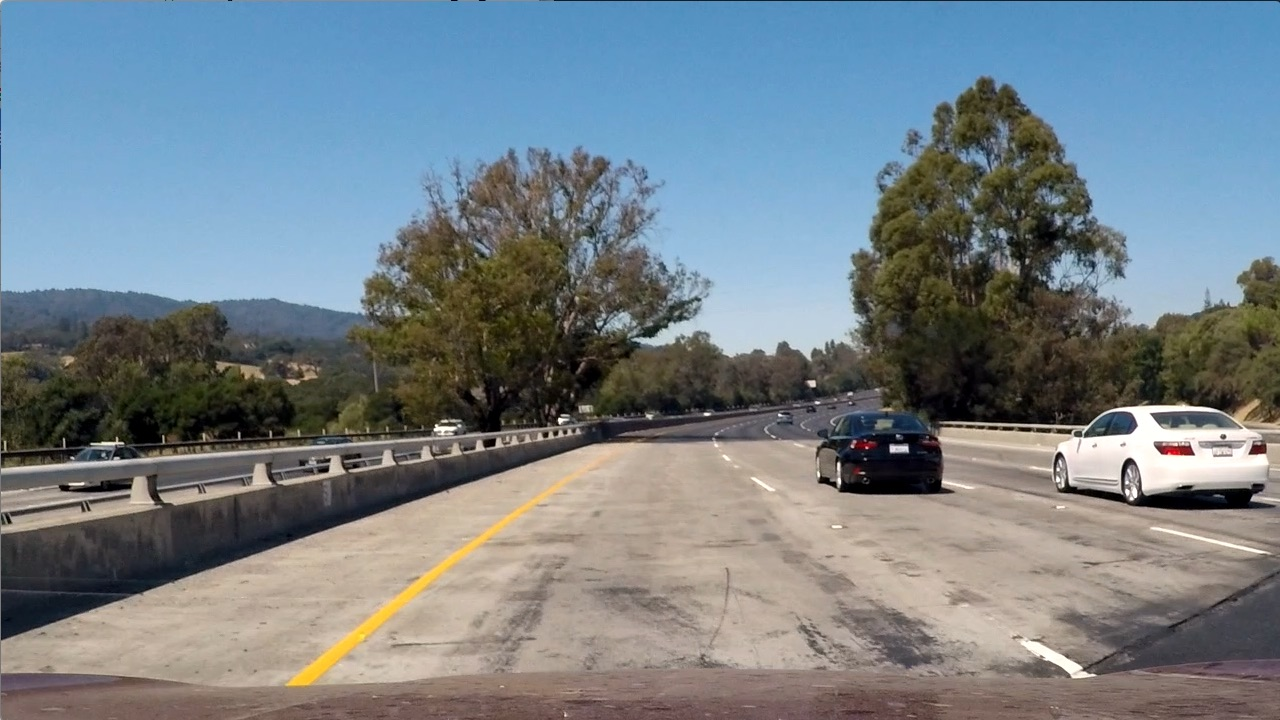
#> input picture test_images/test1.jpg, 1280 x 720 px, found by its file name
$ jupyter execute --allow-errors p2.ipynb   (shell and % lines are left out)   (Python 2 division)   (older library calls are emulated)
#> lines starting #> are read from the running program, lines starting #| are printed output that depends on the picture; after the words box and inside, x2 and y2 are one past the last pixel; in counts of white or black regions, pixels touching at a corner belong together
## Advanced Lane Finding Project
The goals / steps of this project are the following:

* Compute the camera calibration matrix and distortion coefficients given a set of chessboard images.
* Apply a distortion correction to raw images.
* Use color transforms, gradients, etc., to create a thresholded binary image.
* Apply a perspective transform to rectify binary image ("birds-eye view").
* Detect lane pixels and fit to find the lane boundary.
* Determine the curvature of the lane and vehicle position with respect to center.
* Warp the detected lane boundaries back onto the original image.
* Output visual display of the lane boundaries and numerical estimation of lane curvature and vehicle position.

## theory of pipeline
The pipeline is included by multiple functions,
they are camera calibration, etc...

The code for this step is contained in the fourth the cell of the IPython notebook located in "p2.ipynb"

[cell 1]
#import necessary package
import numpy as np
import cv2
import pickle
import matplotlib.pyplot as plt
import matplotlib.image as mpimg

# Import everything needed to edit/save/watch video clips
from moviepy.editor import VideoFileClip
from IPython.display import HTML

np.set_printoptions(threshold=10000)

## Camera Calibration

### 1. Briefly state how you computed the camera matrix and distortion coefficients. Provide an example of a distortion corrected calibration image.

First of all I created the funciton to detect the calibration image can be detected by cv2.findChessboardCorners()

[cell 2]
#checking if the image is detectedable
def check_detectable(img,nx,ny):
    img_gray = cv2.cvtColor(img,cv2.COLOR_BGR2GRAY)
    ret, corners = cv2.findChessboardCorners(img, (nx,ny), None)
    print ret

[cell 3]
img = plt.imread(r'C:\Users\caoxi\Desktop\XC Autopilot\CarND-Advanced-Lane-Lines-master\test_images\test1.jpg')
#> img is the input picture: shape (720, 1280, 3); mean R, G, B 117.5, 128.7, 135.5
chesseboard = plt.imread(r'C:\Users\caoxi\Desktop\XC Autopilot\CarND-Advanced-Lane-Lines-master\camera_cal\calibration3.jpg')
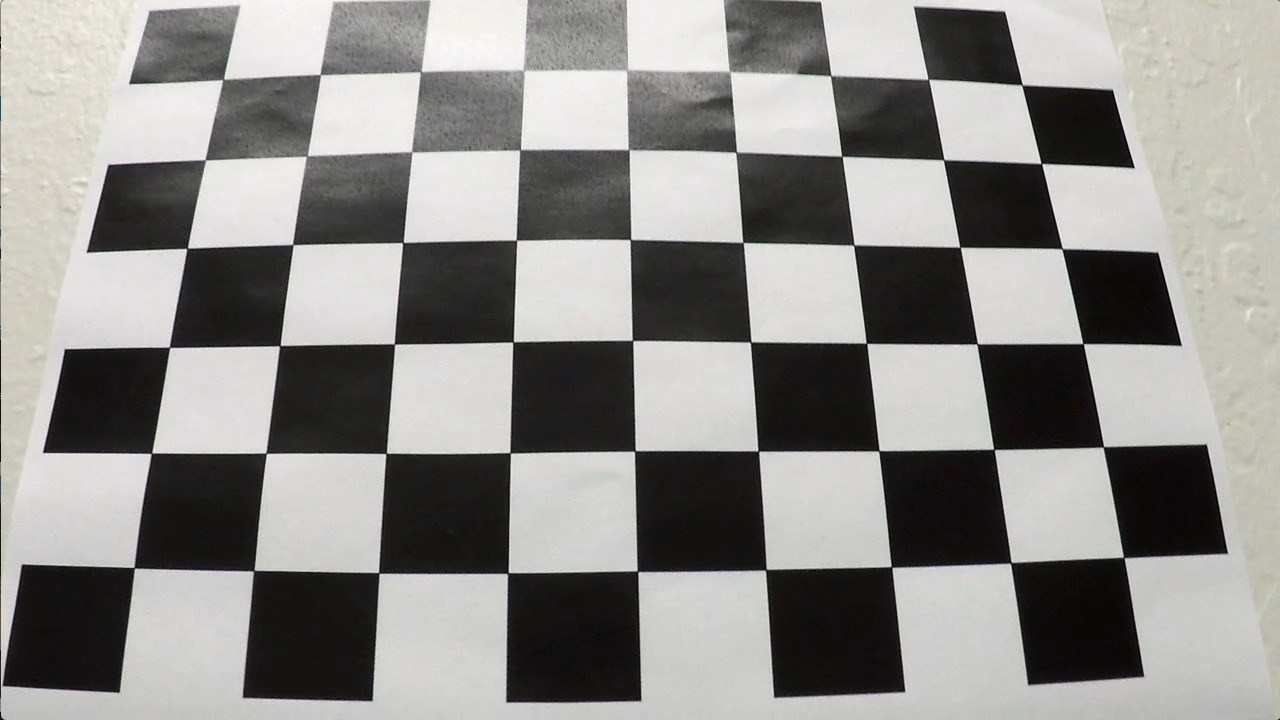
#> input picture camera_cal/calibration3.jpg, 1280 x 720 px, found by its file name
#> chesseboard is the input picture: shape (720, 1280, 3); mean R, G, B 141.8, 141, 138.1
plt.imshow(chesseboard)
#> (this line was passed over: IPython is not available in this run)
objpoints = [] # 3D points in real life
imgpoints = [] # 2D points in image

#checking if the image is detectedable
check_detectable(img,9,6)
#> in check_detectable, `img_gray = cv2.cvtColor(img,cv2.COLOR_BGR2GRAY)`:
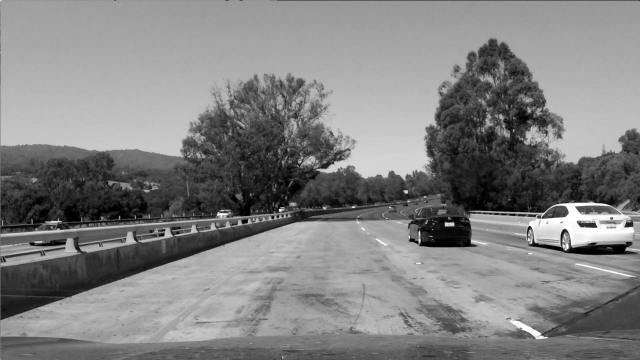
#> img_gray: shape (720, 1280) (shown at 1/2 size); min 0, max 255, mean 129.5
#> in check_detectable, `ret, corners = cv2.findChessboardCorners(img, (nx,ny), None)`: ret = False; corners = None
#| False
check_detectable(chesseboard,9,6)
#> in check_detectable (call 2), `ret, corners = cv2.findChessboardCorners(img, (nx,ny), None)`: ret = True; corners = 54 rows, first 8: [224.4, 78.44], [319.5, 74.21], [421.5, 70.84], [524.5, 70.78], [625.9, 70.82], [729.5, 71.5], [830.6, 75.94], [927.9, 78.63]
#| True

Then, the images after detection will be started by copy the original image as 'undist', and I convert the image format into gray format, then I use the _cv2.findChessboardCorners_ to confirm the chessboard corners coordination (x, y, z) which are imgae points. then I define the object points (x,y,z) which are the order of chessboard corners order, e.g. (0, 0, 0), (1, 0, 0) until (8, 5, 0) and here we just assume the z equals zero during the whole conversion.

once we get the image points on imput pictures and object points, by using _cv2.calibrateCamera_ function we can get the distortion parameters, mtx, dist, rvecs, tvecs, then using _cv2.undistort_ can get the undistorted picture.

finally we can use these parameters to calibrate the road images.

[cell 4]
#没用上，project提供的照片不需要undistort
# using on camera calibration, undistort image and unwarp intersted area of image
# returns the undistorted/unwarped image

#Formatting
#img should be read my plt.imread, make sure it's BGR format
#objpoints & imgpoints are empty list

#unwarp chessboardcorners的一个方程，在实际应用中直接选取road的四个点来unwarp，这个是用来矫正camera的
def corners_unwarp(img, nx, ny, mtx, dist):
    # Use the OpenCV undistort() function to remove distortion
    undist = cv2.undistort(img, mtx, dist, None, mtx)
    # Convert undistorted image to grayscale
    gray = cv2.cvtColor(undist, cv2.COLOR_BGR2GRAY)
    # Search for corners in the grayscaled image
    ret, corners = cv2.findChessboardCorners(gray, (nx, ny), None)

    if ret == True:
        # If we found corners, draw them! (just for fun)
        cv2.drawChessboardCorners(undist, (nx, ny), corners, ret)
        # Choose offset from image corners to plot detected corners
        # This should be chosen to present the result at the proper aspect ratio
        # My choice of 100 pixels is not exact, but close enough for our purpose here
        offset = 100 # offset for dst points
        # Grab the image shape
        img_size = (gray.shape[1], gray.shape[0])

        # For source points I'm grabbing the outer four detected corners
        src = np.float32([corners[0], corners[nx-1], corners[-1], corners[-nx]])
        # For destination points, I'm arbitrarily choosing some points to be
        # a nice fit for displaying our warped result
        # again, not exact, but close enough for our purposes
        dst = np.float32([[offset, offset], [img_size[0]-offset, offset],
                                     [img_size[0]-offset, img_size[1]-offset],
                                     [offset, img_size[1]-offset]])
        # Given src and dst points, calculate the perspective transform matrix
        M = cv2.getPerspectiveTransform(src, dst)
        perspective_img = cv2.warpPerspective(undist, M, img_size)
        return perspective_img, M

    else:
        print('cant find distorted image points')

    # Return the resulting image and matrix


def cal_undistort_unwarped(img, objpoints, imgpoints, nx=9, ny=6):
    # Use cv2.calibrateCamera() and cv2.undistort()
#> called with nx = 9, ny = 6
    undist = np.copy(img)  # Delete this line
    undist_gray = cv2.cvtColor(undist,cv2.COLOR_BGR2GRAY)

    #define image object points
    objp = np.zeros((nx*ny,3),np.float32)
    objp[:,:2] = np.mgrid[0:nx,0:ny].T.reshape(-1,2)
    ret, corners = cv2.findChessboardCorners(undist_gray, (nx,ny), None)
#> ret = True

    #if function detects the chessboard points, append two set of points into the original set
    if ret == True:
        objpoints.append(objp)
        imgpoints.append(corners)

    else:
        print('cant find image corners')

    cv2.drawChessboardCorners(undist, (nx,ny), corners, ret)
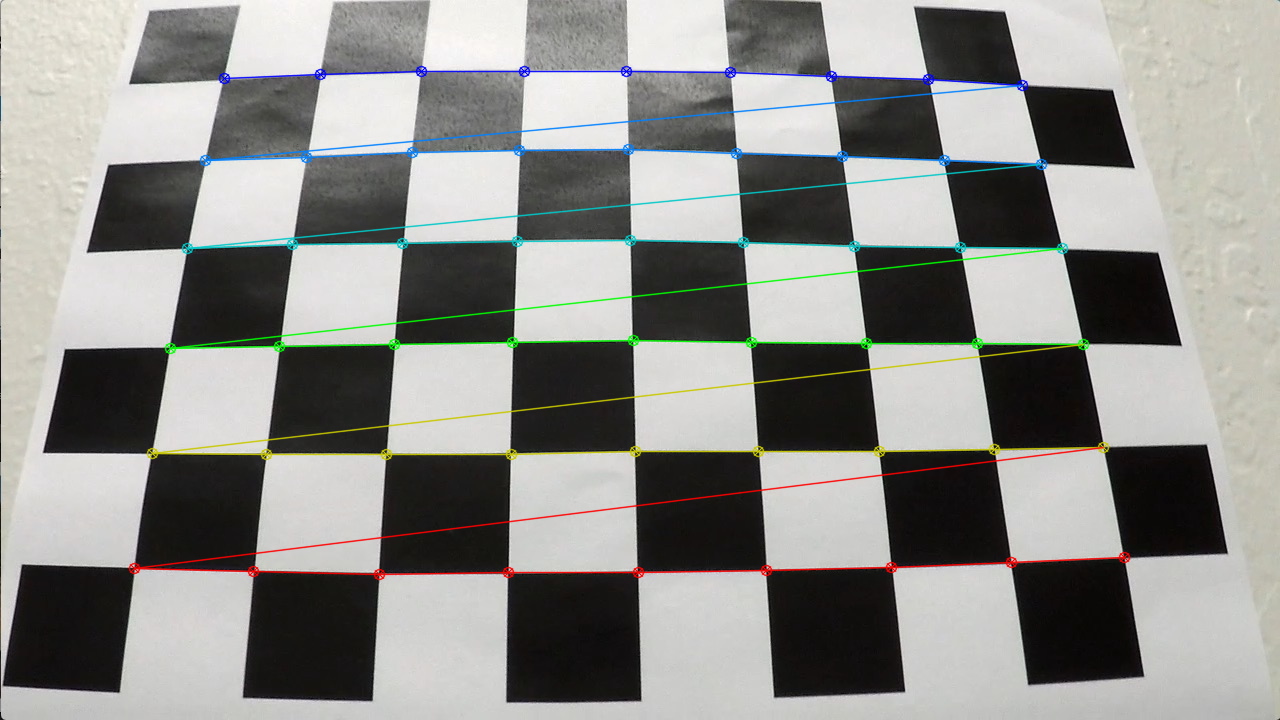
#> undist: shape (720, 1280, 3); 3.66% of pixels changed, all inside (x1, y1, x2, y2) = (128, 65, 1131, 581)

    ret, mtx, dist, rvecs, tvecs = cv2.calibrateCamera(objpoints, imgpoints, undist_gray.shape[::-1], None, None)
#> ret = 1.14; mtx = [[1390.4, 0, 697.8], [0, 1404, 329], [0, 0, 1]]; dist = [[-0.334, -0.442, 0.0223, -0.00319, 1.69]]; rvecs = ([-0.525, -0.0903, -0.023],); tvecs = ([-4.67, -2.49, 12.78],)
    undistorted = cv2.undistort(undist, mtx, dist, None, mtx)

    #using corners_unwarp to transform the image

    warped,M = corners_unwarp(img, nx, ny, mtx, dist)
#> in corners_unwarp, `undist = cv2.undistort(img, mtx, dist, None, mtx)`:
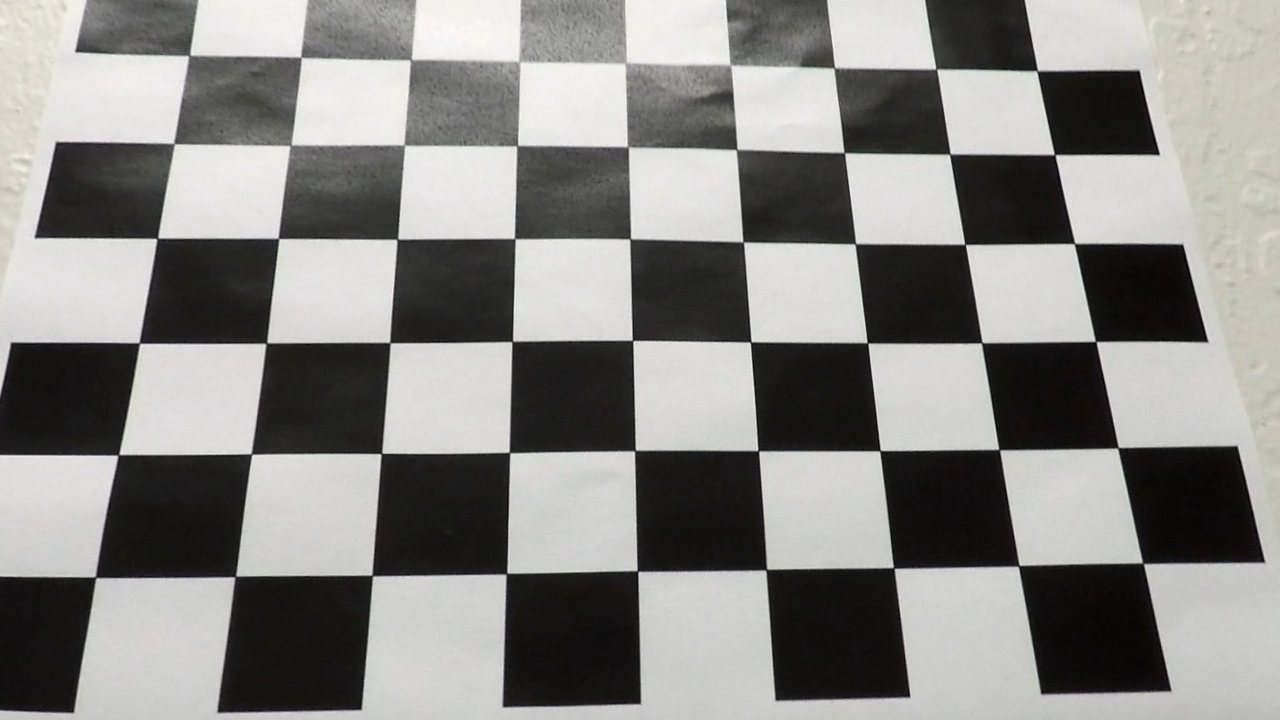
#> undist: shape (720, 1280, 3); mean R, G, B 136.1, 135.4, 133.1
#> in corners_unwarp, `ret, corners = cv2.findChessboardCorners(gray, (nx, ny), None)`: ret = True; corners = 54 rows, first 8: [189, 55.58], [300, 56.48], [411.8, 58.49], [520.6, 62.35], [626.7, 61.41], [731.6, 65.6], [835.6, 66.8], [935.4, 67.64]
#> (the rest of the program and of its run is left out)
